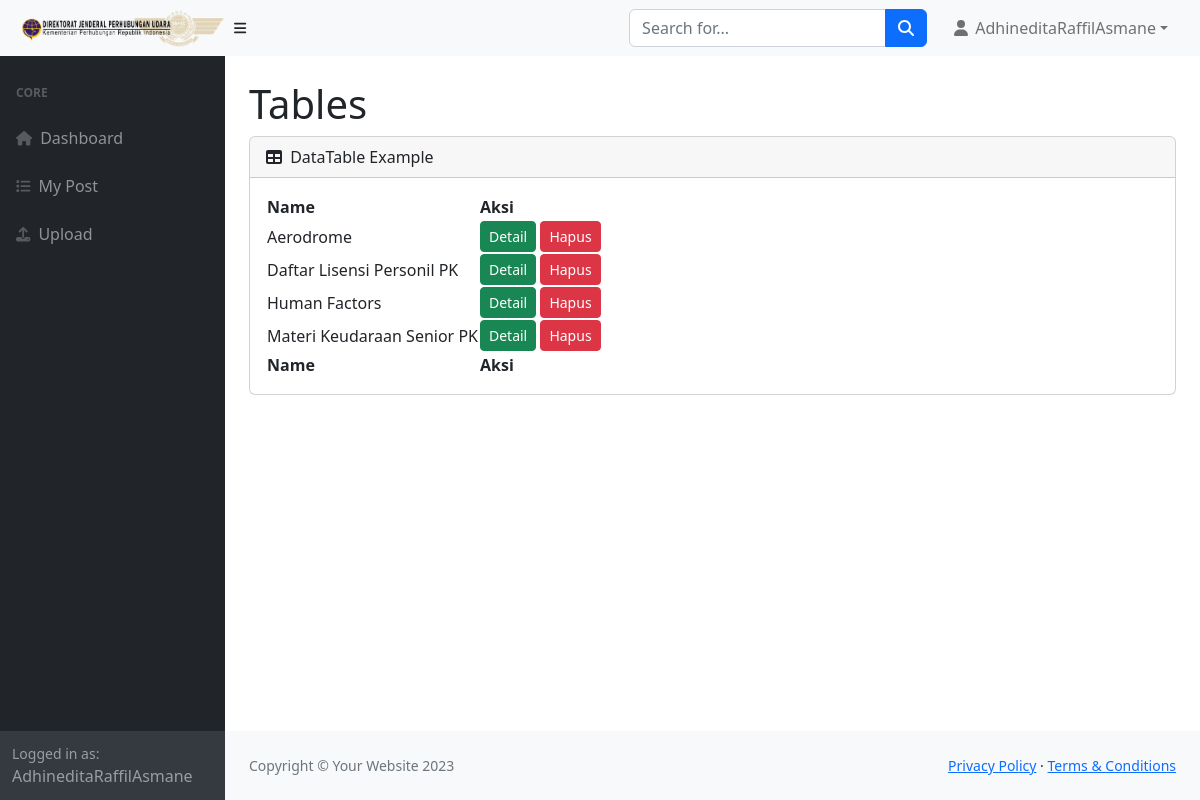
The page /mypost/ (signed in) on the database its author committed.
### libraries/models.py (models this page shows)
class Materi(models.Model):
    user = models.ForeignKey(User, on_delete=models.CASCADE)
    judul = models.CharField(max_length=255)
    nama_file = models.CharField(max_length=1000)
    tanggal = models.DateField(auto_now_add=True)
    waktu = models.TimeField(auto_now_add=True)
    def __str__(self):
        return "{} {}".format(self.id, self.judul)

### libraries/views.py (the view)
# urls.py: path("mypost/", views.my_post, name="my_post"),
@login_required
def my_post(request):
    post = Materi.objects.filter(user=request.user)
    print(post)
    return render(request, "libraries/my_post.html", context={"data": post})

### libraries/templates/libraries/my_post.html
{% extends 'base.html' %}
{% block body %}
<div id="layoutSidenav_content">
    <main>
        <div class="container-fluid px-4">
            <h1 class="mt-4">Tables</h1>
            <div class="card mb-4">
                <div class="card-header">
                    <i class="fas fa-table me-1"></i>
                    DataTable Example
                </div>
                <div class="card-body">
                    <table id="datatablesSimple">
                        <thead>
                            <tr>
                                <th>Name</th>
                                <th>Aksi</th>
                            </tr>
                        </thead>
                        <tfoot>
                            <tr>
                                <th>Name</th>
                                <th>Aksi</th>
                            </tr>
                        </tfoot>
                        <tbody>
                            {% for d in data %}
                            <tr>
                                <td>{{ d.judul }}</td>
                                <td>
                                    <a href="{% url 'detail' d.id %}" class="btn btn-sm btn-success">Detail</a>
                                    <a href="{% url 'hapus' d.id %}" class="btn btn-sm btn-danger" onclick="confirm('Apakah yakin ingin menghapus?')">Hapus</a>
                                </td>
                            </tr>
                            {% endfor %}
                        </tbody>
                    </table>
                </div>
            </div>
        </div>
    </main>
    <footer class="py-4 bg-light mt-auto">
        <div class="container-fluid px-4">
            <div class="d-flex align-items-center justify-content-between small">
                <div class="text-muted">Copyright &copy; Your Website 2023</div>
                <div>
                    <a href="#">Privacy Policy</a>
                    &middot;
                    <a href="#">Terms &amp; Conditions</a>
                </div>
            </div>
        </div>
    </footer>
</div>
{% endblock body %}

### templates/partials/navbar.html (shortened to what this page needs)
{% load static %}
<nav class="sb-topnav navbar navbar-expand navbar-light bg-light">
    <img src="{% static 'img/logo.png' %}" alt="" srcset="" class='navbar-brand ps-3'>
    <button class="btn btn-link btn-sm order-1 order-lg-0 me-4 me-lg-0" id="sidebarToggle" href="#!"><i
            class="fas fa-bars"></i></button>
    <form class="d-none d-md-inline-block form-inline ms-auto me-0 me-md-3 my-2 my-md-0" method="GET">
        <div class="input-group">
            <input class="form-control" id="search" name="search" type="text" placeholder="Search for..." aria-label="Search for..." aria-describedby="btnNavbarSearch" />
            <button class="btn btn-primary" id="btnNavbarSearch" type="submit"><i class="fas fa-search"></i></button>
        </div>
    </form>
    <ul class="navbar-nav ms-auto ms-md-0 me-3 me-lg-4">
        <li class="nav-item dropdown">
            <a class="nav-link dropdown-toggle" id="navbarDropdown" href="#" role="button" data-bs-toggle="dropdown"
                aria-expanded="false"><i class="fas fa-user fa-fw"></i> {{request.user.username}}</a>
        </li>
    </ul>
</nav>

### templates/partials/sidebar.html (shortened to what this page needs)
<nav class="sb-sidenav accordion sb-sidenav-dark" id="sidenavAccordion">
    <div class="sb-sidenav-menu">
        <div class="nav">
            <div class="sb-sidenav-menu-heading">Core</div>
            <a class="nav-link" href="{% url 'index' %}">
                <div class="sb-nav-link-icon"><i class="fa-solid fa-house"></i></div>
                Dashboard
            </a>
            <a class="nav-link" href="{% url 'my_post' %}">
                <div class="sb-nav-link-icon"><i class="fa-solid fa-list"></i></div>
                My Post
            </a>
            <a class="nav-link" href="{% url 'upload' %}">
                <div class="sb-nav-link-icon"><i class="fa-solid fa-upload"></i></div>
                Upload
            </a>
        </div>
    </div>
    <div class="sb-sidenav-footer">
        <div class="small">Logged in as:</div>
        {{ request.user }}
    </div>
</nav>

### rows shown on the page
Materi: judul "Aerodrome"
Materi: judul "Daftar Lisensi Personil PK"
Materi: judul "Human Factors"
Materi: judul "Materi Keudaraan Senior PK"

### other values the page prints
{{ request.user.username }} "AdhineditaRaffilAsmane"
{{ request.user }} "AdhineditaRaffilAsmane"
